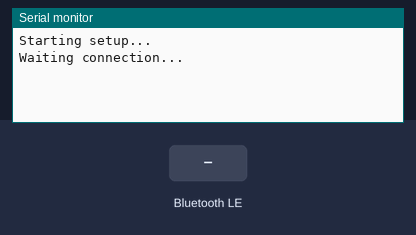
Bench run of a sketch on a simulated ESP32. Parts: the last lines printed to the serial monitor. The inputs (shaded band) are chosen by the test bench. Nothing arrives over Bluetooth unless stated; a phone connects over Bluetooth LE 3 s after start.

Above: at 1.2 s.
1.3 s: Bluetooth LE write "ECHO=" received
At 1.7 s:
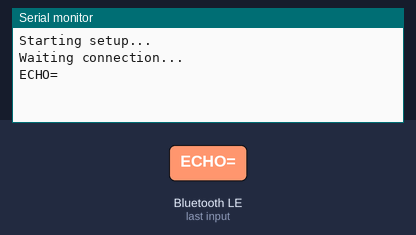
4.3 s: Bluetooth LE write "1" received
At 5.2 s:
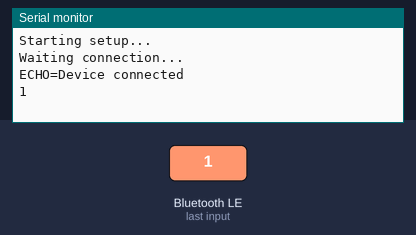

The sketch:

BLE.ino
```cpp
#include <BLEDevice.h>
#include <BLEServer.h>
#include <BLEUtils.h>
#include <BLE2902.h>
#include <EEPROM.h>
#include <WiFi.h>
#include <Wire.h>

char tmp_buffer[256];
BLECharacteristic *pCharacteristic;
bool deviceConnected = false;
float txValue = 0;

// See the following for generating UUIDs:
// https://www.uuidgenerator.net/

#define SERVICE_UUID           "6E400001-B5A3-F393-E0A9-E50E24DCCA9E" // UART service UUID
#define CHARACTERISTIC_UUID_RX "6E400002-B5A3-F393-E0A9-E50E24DCCA9E"
#define CHARACTERISTIC_UUID_TX "6E400003-B5A3-F393-E0A9-E50E24DCCA9E"

void(* resetFunc) (void) = 0;
String value = "";

class MyServerCallbacks: public BLEServerCallbacks {
    void onConnect(BLEServer* pServer) {
      Serial.println("Device connected");
      deviceConnected = true;
    };

    void onDisconnect(BLEServer* pServer) {
      Serial.println("Device disconnected");
      deviceConnected = false;

      delay(100);
      resetFunc();
    }
};

class MyCallbacks: public BLECharacteristicCallbacks {
    void onWrite(BLECharacteristic *pCharacteristic) {
      std::string rxValue = pCharacteristic->getValue();

      //Serial.println("Received value:");

      if (rxValue.length() > 0) {

        for (int i = 0; i < rxValue.length(); i++) {
          Serial.print(rxValue[i]);
        }

        value = rxValue.c_str();

      }
    }
};


void setup() {
  Serial.begin(115200);

  Serial.println("Starting setup...");

  // Create the BLE Device
  BLEDevice::init("BLE-ESP32"); // Give it a name

  // Create the BLE Server
  BLEServer *pServer = BLEDevice::createServer();
  pServer->setCallbacks(new MyServerCallbacks());

  // Create the BLE Service
  BLEService *pService = pServer->createService(SERVICE_UUID);

  // Create a BLE Characteristic
  pCharacteristic = pService->createCharacteristic(
                      CHARACTERISTIC_UUID_TX,
                      BLECharacteristic::PROPERTY_NOTIFY
                    );

  pCharacteristic->addDescriptor(new BLE2902());

  BLECharacteristic *pCharacteristic = pService->createCharacteristic(
                                         CHARACTERISTIC_UUID_RX,
                                         BLECharacteristic::PROPERTY_WRITE
                                       );

  pCharacteristic->setCallbacks(new MyCallbacks());

  // Start the service
  pService->start();

  // Start advertising
  pServer->getAdvertising()->start();
  Serial.println("Waiting connection...");

}

void loop() {

  delay(50);

  if (value.startsWith("ECHO=")) {

      value.replace("ECHO=", "");

      sprintf(tmp_buffer, "ESP32=%s", value);
      pCharacteristic->setValue(tmp_buffer);
      pCharacteristic->notify();

      value = "";

    }

}
```

Measured:
- after the input at 1.3 s, the serial monitor: prints a new line at once (image 1)
- after the input at 4.3 s, the serial monitor: prints a new line at once (image 2)
